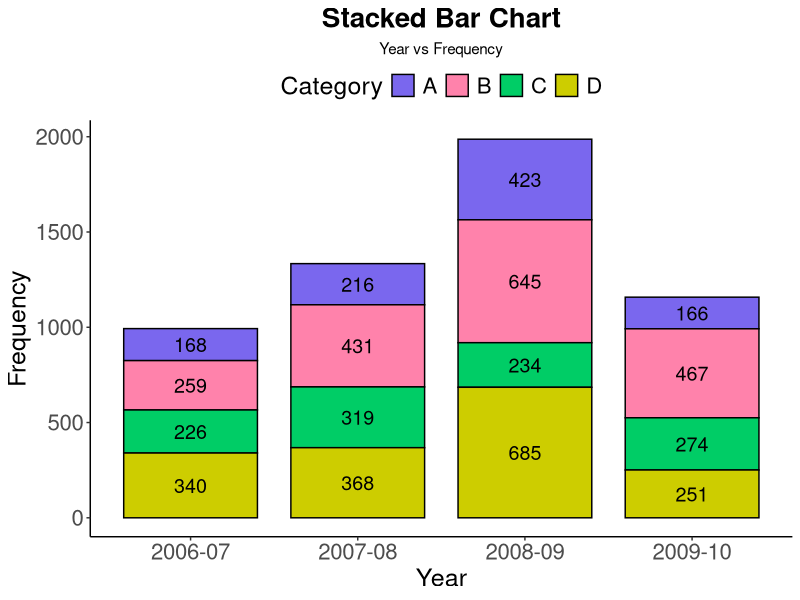
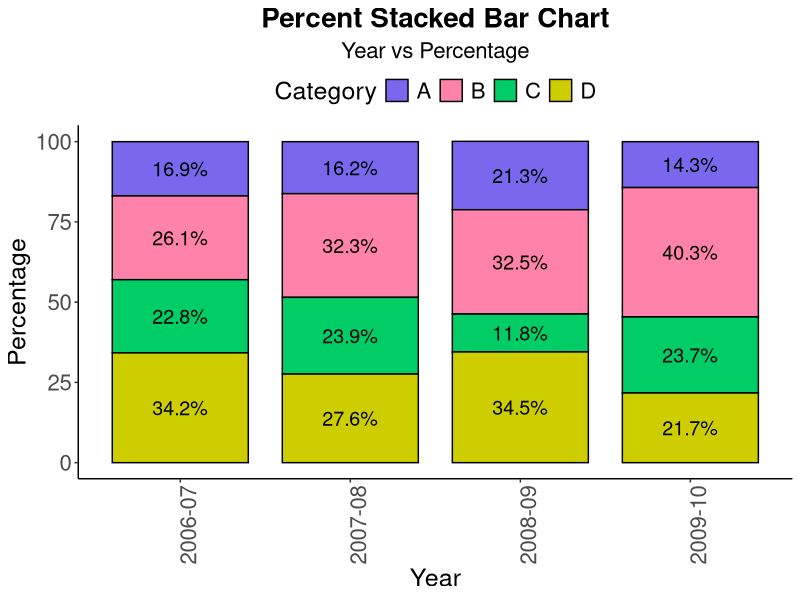

Generate these figures, in order, with R:
# This script shows how to use ggplot2 to create stacked barchart and percent stacked barchart

# Colors in R
# http://www.stat.columbia.edu/~tzheng/files/Rcolor.pdf

# Barcharts in R
# https://r-graphics.org/chapter-bar-graph

# dplyr tutorial
# http://rpubs.com/coleeagland/dplyrtutorialforjohnandjenn


# Function to clear console
cat("\014")
# Learn R version
getRversion()
# Clearing all plots
graphics.off()
# To empty an environment
rm(list = ls())

# Including ggplot2 library
library(ggplot2)


Year <- c(rep(c("2006-07", "2007-08", "2008-09", "2009-10"), each = 4))
Category <- c(rep(c("A", "B", "C", "D"), times = 4))
Frequency <- c(168, 259, 226, 340, 216, 431, 319, 368, 423, 645, 234, 685, 166, 467, 274, 251)

data <- data.frame(Year, Category, Frequency)
data$Year <- factor(data$Year , levels = c("2006-07", "2007-08", "2008-09", "2009-10"))
data

colors <- c("slateblue2", "palevioletred1", "springgreen3", "yellow3")

plot1 <- ggplot(data, aes(x = Year, y = Frequency,  fill = Category)) + 
  geom_bar(stat="identity", colour="black", width = 0.8) + 
  theme(legend.title = element_text(size=18), legend.position = "top", legend.text = element_text(size = 16)) +
  scale_fill_manual(values = colors) + 
  geom_text(aes(label=Frequency), stat="identity", size = 5, hjust = 0.5, position = position_stack(vjust = 0.5)) +
  ggtitle(label = "Stacked Bar Chart",
          subtitle = "Year vs Frequency") +
  ylab("Frequency") +
  labs(fill = "Category") +
  theme(panel.grid.major = element_blank(), panel.grid.minor = element_blank(),
        panel.background = element_blank(), axis.line = element_line(colour = "black"),
        plot.title = element_text(size = 20, face = "bold", hjust = 0.5),
        plot.subtitle = element_text(hjust = 0.5),
        axis.title.x = element_text(size = 18),
        axis.text.x = element_text(size = 16),
        axis.title.y = element_text(size = 18),
        axis.text.y = element_text(size = 16))
plot1


###################################################################################################
# Percent stacked barchart (We will compute the percentages using dplyr package)
###################################################################################################
library(dplyr)


# The group_by() function tells dplyr that future operations should operate on the data frame as though it
# were split up into groups, on the Year column. The mutate() function tells it to calculate a new column, 
# dividing each row's Frequency value by the sum of the Frequency column within each group.


df <- data %>%
  dplyr::group_by(Year) %>%
  dplyr::mutate(Percent_frequecy = round( Frequency/sum(Frequency) * 100 , digits = 1))
df

plot2 <- ggplot(df, aes(x = Year, y = Percent_frequecy, fill = Category)) +
  geom_bar(stat="identity", colour="black", width = 0.8) + 
  #theme(legend.title = element_text(size=18), legend.position = "top", legend.text = element_text(size = 16)) +
  scale_fill_manual(values = colors) + 
  geom_text(aes(label = paste0(Percent_frequecy, "%", sep = "")), size = 5, hjust = 0.5, position = position_stack(vjust = 0.5)) +
  ggtitle(label = "Percent Stacked Bar Chart",
          subtitle = "Year vs Percentage") +
  ylab("Percentage") +
  labs(fill = "Category") +
  theme(panel.grid.major = element_blank(), panel.grid.minor = element_blank(),
        panel.background = element_blank(), axis.line = element_line(colour = "black"),
        
        plot.title = element_text(size = 20, face = "bold", hjust = 0.5),
        plot.subtitle = element_text(size = 16, hjust = 0.5),
        
        legend.title = element_text(size=18),
        legend.text = element_text(size = 16),
        legend.position = "top", 
        
        axis.title.x = element_text(size = 18),
        axis.text.x = element_text(angle = 90, hjust = 1, size = 16),
        
        axis.title.y = element_text(size = 18),
        axis.text.y = element_text(size = 16))

plot2


round(1 - pnorm(-1.59) , digits = 3)

round( 5.5/sqrt(12), digits = 2)
